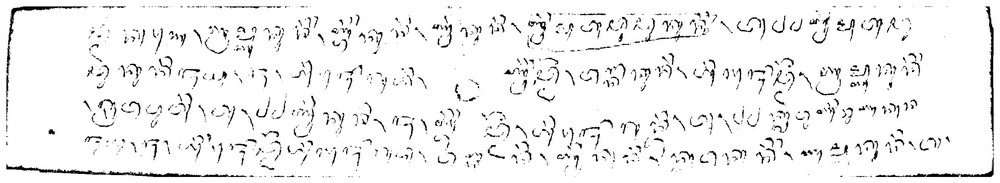
#> input picture Bangli-P9.jpg, 1000 x 183 px, shrunk from 2649 x 485 before the run, found by its file name
$ jupyter execute example.ipynb
#> lines starting #> are read from the running program, lines starting #| are printed output that depends on the picture; after the words box and inside, x2 and y2 are one past the last pixel; in counts of white or black regions, pixels touching at a corner belong together
[cell 1]
#libraries
import numpy as np
from numpy import linalg
import cv2
from math import sqrt
from math import atan
from math import pow
import matplotlib.pyplot as plt
import glob
from PIL import Image

#reading the image
a = cv2.imread("Original/Bangli-P9.jpg")
#> a is the input picture: shape (183, 1000, 3); min 0, max 255, mean 240.9

#showing the original image
plt.title("Original Image")
plt.imshow(a)
plt.show()

#making 3 grayscale images
b = cv2.cvtColor(a, cv2.COLOR_BGR2GRAY)
c = cv2.cvtColor(a, cv2.COLOR_BGR2GRAY)
d = cv2.cvtColor(a, cv2.COLOR_BGR2GRAY)

#k-value range [0.1-0.5] can be changed depending on image
k=0.2

#r-value can be changed depending on image
r=128

#neighbouring window size can be changed depending on image
window=35

#otsu thresholding
ret2,th= cv2.threshold(b,0,255,cv2.THRESH_BINARY+cv2.THRESH_OTSU)
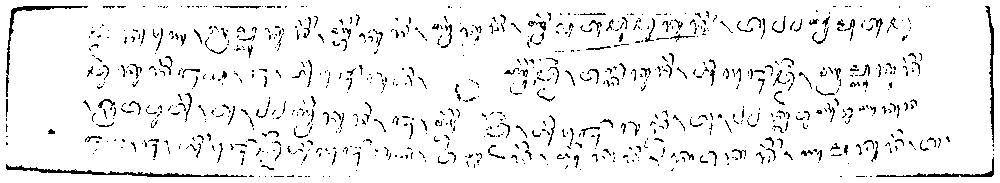
#> th: shape (183, 1000); 93.8% white; black in thin lines or dots
#> ret2 = 162

#showing otsu result
plt.title("Otsu")
plt.imshow(th,cmap='gray')
plt.show()


h,w=b.shape
#> h = 183; w = 1000

th=0
value=[]
threshold=[]
m=0
var=0
std=0
b,c=cv2.integral2(b)
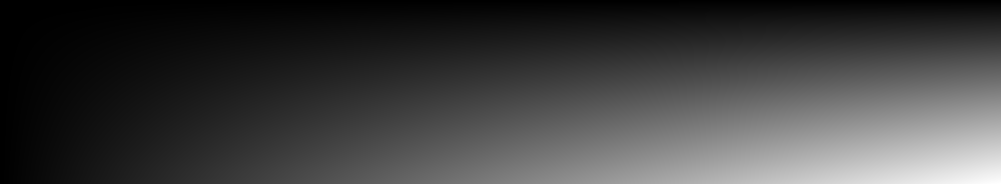
#> b: shape (184, 1001) int32; min 0, max 44077808, mean 11036354.3; drawn with min black and max white

h,w=c.shape
#> h = 184; w = 1001

#Sauvola Method using integrl images
for i in range(1, w , 1):
    for j in range(1, h , 1):
        if(j>(h-int(window/2)) and i>(w-int(window/2))):
            m = (b[j, i] + b[j - int(window/2), i - int(window/2)] - b[
                j , i - int(window/2)] - b[j - int(window/2), i]) / (window * window)
            s = (c[j, i] + c[j - int(window/2), i - int(window/2)] - c[
                j, i - int(window/2)] - c[j - int(window/2), i]) / (window * window)
        elif (i > (w - int(window/2)) and j < (h - int(window/2))):
            m = (b[j + int(window/2), i] + b[j - int(window/2), i - int(window/2)] - b[
                j + int(window/2), i - int(window/2)] - b[j - int(window/2), i]) / (window * window)
            s = (c[j + int(window/2), i] + c[j - int(window/2), i - int(window/2)] - c[
                j + int(window/2), i - int(window/2)] - c[j - int(window/2), i]) / (window * window)
        elif(j>(h-int(window/2)) and i<(w-int(window/2))):
            m = ( b[j,i+int(window/2)]+b[j-int(window/2),i-int(window/2)]-b[j,i-int(window/2)]-b[j-int(window/2),i+int(window/2)])/(window*window)
            s = (  c[j,i+int(window/2)]+c[j-int(window/2),i-int(window/2)]-c[j,i-int(window/2)]-c[j-int(window/2),i+int(window/2)])/(window*window)
        elif(j<(h-int(window/2) ) and i<(w-int(window/2))):
            m=(b[j+int(window/2),i+int(window/2)]+b[j-int(window/2),i-int(window/2)]-b[j+int(window/2),i-int(window/2)]-b[j-int(window/2),i+int(window/2)])/(window*window)
            s=(c[j+int(window/2),i+int(window/2)]+c[j-int(window/2),i-int(window/2)]-c[j+int(window/2),i-int(window/2)]-c[j-int(window/2),i+int(window/2)])/(window*window)
        var = ((s)- (pow((m), 2)))/(window*window)
        std = sqrt(abs(var))
        T = m * (1 + (k * ((std / r) - 1)))
        threshold.append(T)
#> after the loop, threshold = 183000 items


h1,w1=d.shape
#> h1 = 183; w1 = 1000

#setting pixel values based on computed threshold
for i in range(0, w1, 1):
     for j in range(0, h1, 1):

        if (d[j, i] <= threshold[th]):
             d[j, i] = 0
        else:
             d[j, i] = 255
        th=th+1
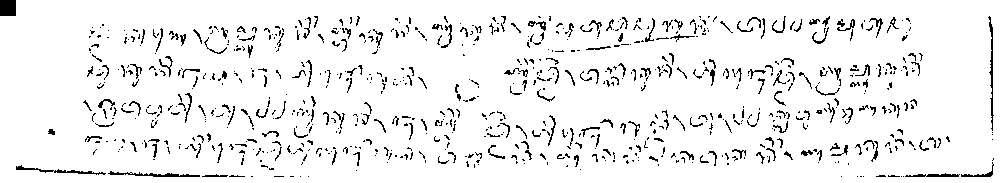
#> d: shape (183, 1000); 93.8% white; black in thin lines or dots
#> after the loop, th = 183000

for i in range(0, int(window/2), 1):
    for j in range(0, h1, 1):
        d[j,i]=255
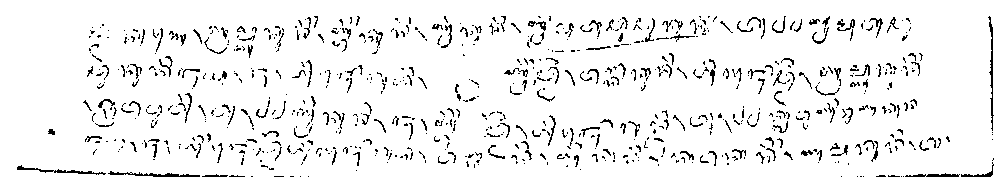
#> d: shape (183, 1000); 93.9% white; black in thin lines or dots, all inside (x1, y1, x2, y2) = (17, 16, 994, 177)
for i in range(0, w1, 1):
    for j in range(0, int(window/2), 1):
        d[j,i]=255
#> d: shape (183, 1000); 93.9% white; black in thin lines or dots, all inside (x1, y1, x2, y2) = (17, 17, 994, 177)

plt.title("Our Method")
plt.imshow(d,cmap='gray')
plt.imsave("Bangli-P9.jpg",d,cmap='gray')
plt.show()

$ run again, with Bangli-P10.jpg copied over Bangli-P9.jpg
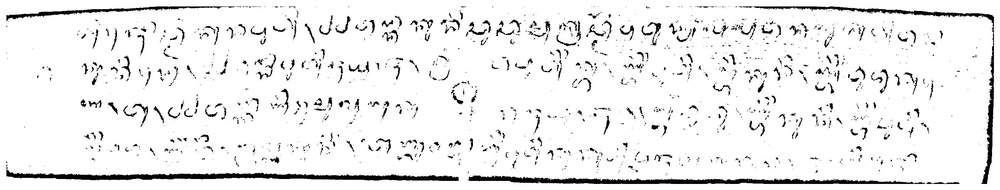
#> input picture Bangli-P10.jpg, 1000 x 190 px, shrunk from 2641 x 501 before the run, found by its file name
#> a is the input picture: shape (190, 1000, 3); min 0, max 255, mean 237.1
#> `ret2,th= cv2.threshold(b,0,255,cv2.THRESH_BINARY+cv2.THRESH_OTSU)`:
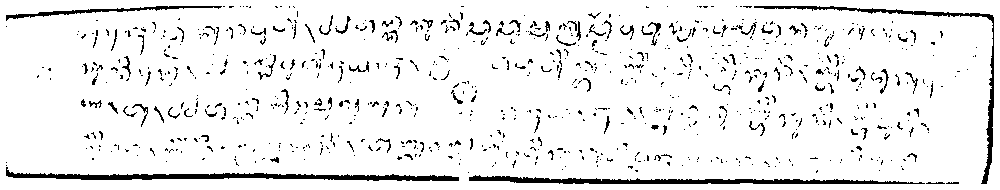
#> th: shape (190, 1000); 92.9% white; 844 black regions (725 under 20 px), largest, box (x1, y1, x2, y2) and area: (6, 167, 459, 181) 2169, (469, 175, 925, 184) 1904, (754, 6, 994, 184) 1361
#> ret2 = 150
#> after the loop `for i in range(1, w , 1):`: threshold = 190000 items
#> after the loop `for i in range(0, int(window/2), 1):`:
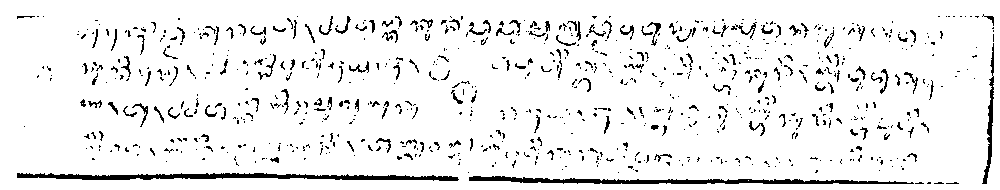
#> d: shape (190, 1000); 93% white; black in thin lines or dots, all inside (x1, y1, x2, y2) = (17, 14, 994, 184)

$ run again, with pl1.bmp saved as Bangli-P9.jpg
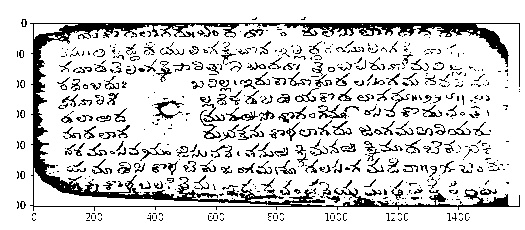
#> input picture pl1.bmp, 525 x 230 px, found by its file name
#> a is the input picture: shape (230, 525, 3); min 0, max 255, mean 214.1
#> ret2 = 7
#> after the loop `for i in range(1, w , 1):`: threshold = 120750 items
#> after the loop `for i in range(0, w1, 1):`:
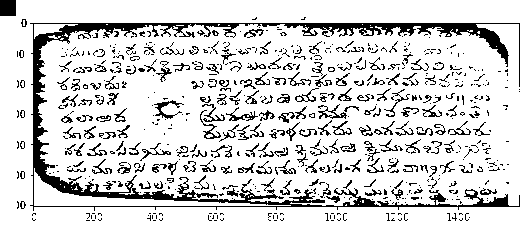
#> d: shape (230, 525); 83.9% white; 632 black regions (432 under 20 px), largest, box (x1, y1, x2, y2) and area: (30, 23, 520, 211) 8353, (0, 0, 16, 16) 256, (154, 100, 184, 119) 169

$ run again, with pl2.bmp saved as Bangli-P9.jpg
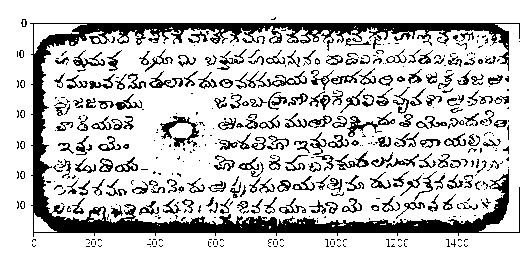
#> input picture pl2.bmp, 525 x 256 px, found by its file name
#> a is the input picture: shape (256, 525, 3); min 0, max 255, mean 200.4
#> ret2 = 8
#> after the loop `for i in range(1, w , 1):`: threshold = 134400 items
#> after the loop `for i in range(0, w1, 1):`:
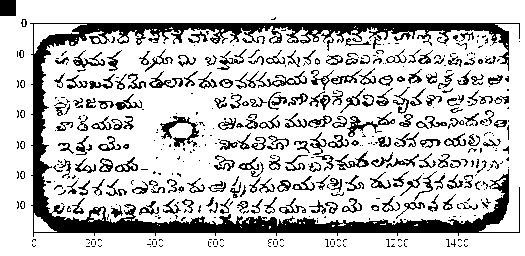
#> d: shape (256, 525); 78.5% white; 474 black regions (271 under 20 px), largest, box (x1, y1, x2, y2) and area: (30, 23, 520, 237) 13813, (160, 116, 199, 147) 416, (347, 112, 395, 137) 284
